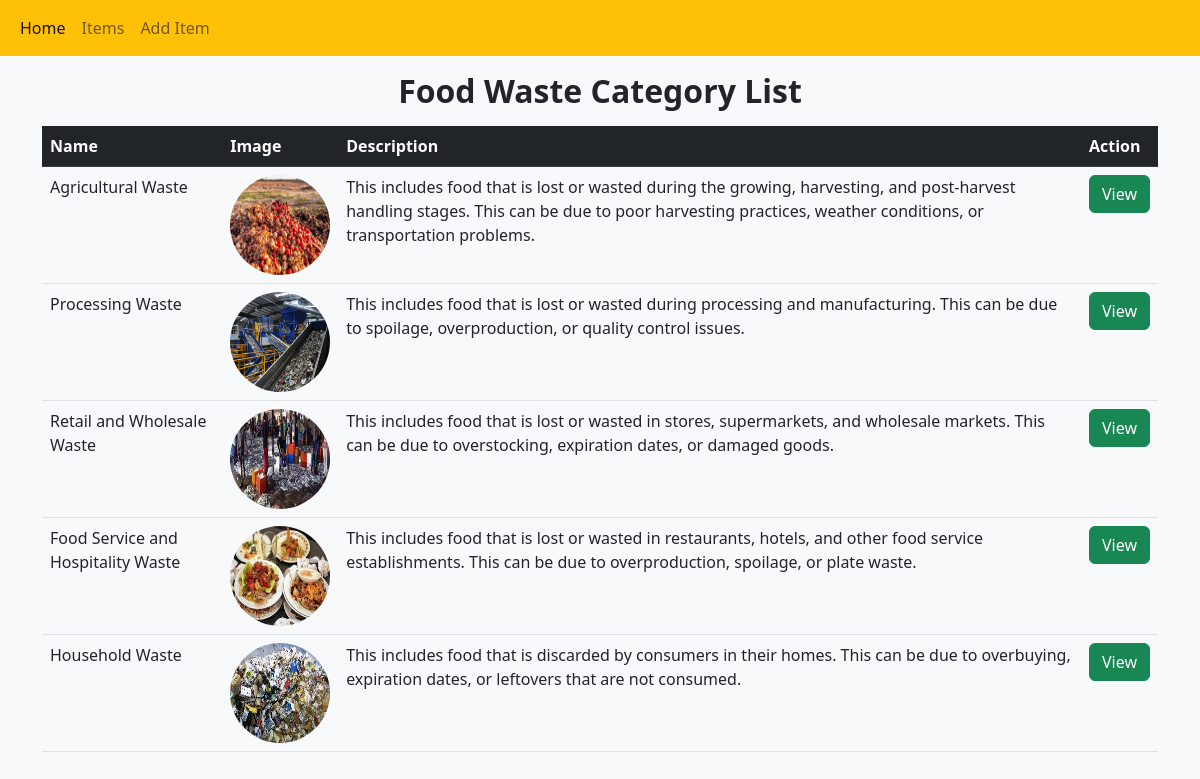
The page /item/ on the database its author committed.
### item/models.py (models this page shows, shortened)
class Category(models.Model):
    name = models.CharField(max_length=100)
    description = models.TextField()
    image = models.ImageField(upload_to="images", null=True)

### item/views.py (the view)
# urls.py: path('item/', ItemListView.as_view(), name='item'),
class ItemListView(ListView):
    model = Category
    template_name = 'item/item_list.html'
    context_object_name = 'items'

### templates/item/item_list.html (shortened to what this page needs)
<!DOCTYPE html>
<html lang="en">
<head>
  <link href="https://cdn.jsdelivr.net/npm/bootstrap@5.2.3/dist/css/bootstrap.min.css" rel="stylesheet">
</head>
<body class="bg-light">
{% include "item/navbar.html" %}
<div class="container mt-3">
    <h2 class="text-center"><b>Food Waste Category List</b></h2>
  <table class="table mt-3">
    <thead class="table-dark">
      <tr>
        <th>Name</th>
        <th>Image</th>
        <th>Description</th>
        <th>Action</th>
      </tr>
    </thead>
    <tbody>
      {% for item in items %}
      <tr>
        <td>{{item.name}}</td>
        <td><img src="{{item.image.url }}" class="rounded-circle" alt="Cinquess Terre" width="100px" height="100px"/></td>
        <td style="text-overflow:ellipsis;">{{item.description}}</td>
        <td><a href="{% url 'item_detail' item.id %}" class="btn btn-success">View</a></td>
      </tr>
      {% endfor %}
    </tbody>
  </table>
</div>
</body>
</html>

### templates/item/navbar.html
<nav class="navbar navbar-expand-sm bg-warning navbar-light">
  <div class="container-fluid">
    <ul class="navbar-nav">
      <li class="nav-item">
        <a class="nav-link active" href="{% url 'home' %}">Home</a>
      </li>
      <li class="nav-item">
        <a class="nav-link" href="{% url 'item' %}">Items</a>
      </li>
      <li class="nav-item">
        <a class="nav-link" href="{% url 'item_create' %}">Add Item</a>
      </li>
    </ul>
  </div>
</nav>

### rows shown on the page
Category: name "Agricultural Waste", image (picture), description "This includes food that is lost or wasted during the growing, harvesting, and post-harvest handling stages. This can be due to poor harvesting practices, weather conditions, or transportation problems."
Category: name "Processing Waste", image (picture), description "This includes food that is lost or wasted during processing and manufacturing. This can be due to spoilage, overproduction, or quality control issues."
Category: name "Retail and Wholesale Waste", image (picture), description "This includes food that is lost or wasted in stores, supermarkets, and wholesale markets. This can be due to overstocking, expiration dates, or damaged goods."
Category: name "Food Service and Hospitality Waste", image (picture), description "This includes food that is lost or wasted in restaurants, hotels, and other food service establishments. This can be due to overproduction, spoilage, or plate waste."
Category: name "Household Waste", image (picture), description "This includes food that is discarded by consumers in their homes. This can be due to overbuying, expiration dates, or leftovers that are not consumed."
